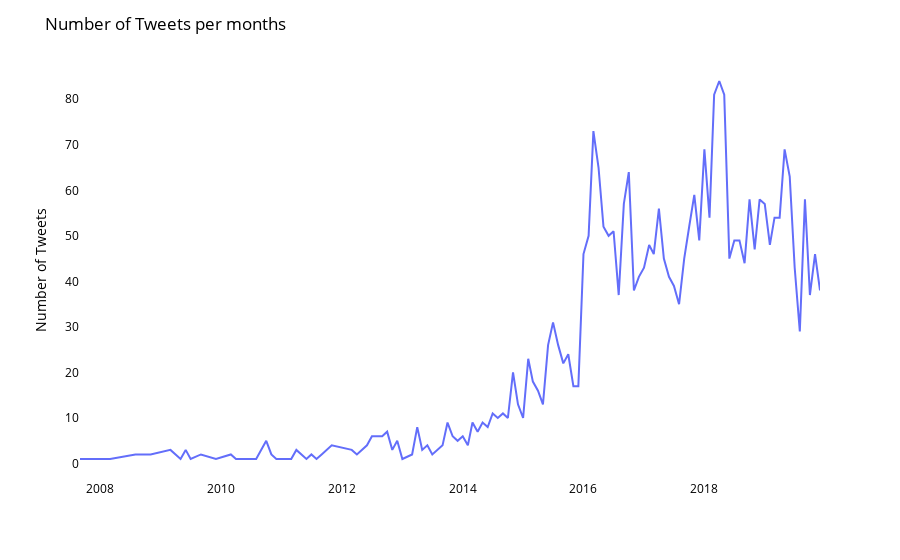

The code cell stored with this chart in its notebook:
### Code cell
# create a new column with the date in format: YYYY-MM
df['date_M'] = df['created_at'].apply(lambda x: x[:7])

fig = px.line(df.groupby('date_M').count(), 
              y=df.groupby('date_M').count()['author.name'].values, 
              x=df.groupby('date_M').count().index)
fig.update_layout(plot_bgcolor = "white")
fig.update_layout(
    title="Number of Tweets per months",
    xaxis_title="",
    yaxis_title="Number of Tweets",
    font=dict(
         size=12,
        color="Black"
    ),
    plot_bgcolor = "white"
)
fig.write_image('data/tweets_per_month.png')
fig.show()

### Figure 1 — Plotly figure (JSON) as saved in the notebook; plotly's stock layout.template omitted (floating-point values rounded to 4 significant figures)
{"data": [{"hovertemplate": "x=%{x}<br>y=%{y}<extra></extra>", "legendgroup": "", "line": {"color": "#636efa", "dash": "solid"}, "marker": {"symbol": "circle"}, "mode": "lines", "name": "", "orientation": "v", "showlegend": false, "type": "scatter", "x": ["2007-09", "2007-11", "2007-12", "2008-01", "2008-03", "2008-08", "2008-11", "2009-03", "2009-05", "2009-06", "2009-07", "2009-09", "2009-12", "2010-03", "2010-04", "2010-08", "2010-10", "2010-11", "2010-12", "2011-01", "2011-03", "2011-04", "2011-06", "2011-07", "2011-08", "2011-09", "2011-10", "2011-11", "2012-03", "2012-04", "2012-05", "2012-06", "2012-07", "2012-08", "2012-09", "2012-10", "2012-11", "2012-12", "2013-01", "2013-03", "2013-04", "2013-05", "2013-06", "2013-07", "2013-08", "2013-09", "2013-10", "2013-11", "2013-12", "2014-01", "2014-02", "2014-03", "2014-04", "2014-05", "2014-06", "2014-07", "2014-08", "2014-09", "2014-10", "2014-11", "2014-12", "2015-01", "2015-02", "2015-03", "2015-04", "2015-05", "2015-06", "2015-07", "2015-08", "2015-09", "2015-10", "2015-11", "2015-12", "2016-01", "2016-02", "2016-03", "2016-04", "2016-05", "2016-06", "2016-07", "2016-08", "2016-09", "2016-10", "2016-11", "2016-12", "2017-01", "2017-02", "2017-03", "2017-04", "2017-05", "2017-06", "2017-07", "2017-08", "2017-09", "2017-10", "2017-11", "2017-12", "2018-01", "2018-02", "2018-03", "2018-04", "2018-05", "2018-06", "2018-07", "2018-08", "2018-09", "2018-10", "2018-11", "2018-12", "2019-01", "2019-02", "2019-03", "2019-04", "2019-05", "2019-06", "2019-07", "2019-08", "2019-09", "2019-10", "2019-11", "2019-12"], "xaxis": "x", "y": [1, 1, 1, 1, 1, 2, 2, 3, 1, 3, 1, 2, 1, 2, 1, 1, 5, 2, 1, 1, 1, 3, 1, 2, 1, 2, 3, 4, 3, 2, 3, 4, 6, 6, 6, 7, 3, 5, 1, 2, 8, 3, 4, 2, 3, 4, 9, 6, 5, 6, 4, 9, 7, 9, 8, 11, 10, 11, 10, 20, 13, 10, 23, 18, 16, 13, 26, 31, 26, 22, 24, 17, 17, 46, 50, 73, 65, 52, 50, 51, 37, 57, 64, 38, 41, 43, 48, 46, 56, 45, 41, 39, 35, 45, 52, 59, 49, 69, 54, 81, 84, 81, 45, 49, 49, 44, 58, 47, 58, 57, 48, 54, 54, 69, 63, 43, 29, 58, 37, 46, 38], "yaxis": "y"}], "layout": {"font": {"color": "Black", "size": 12}, "legend": {"tracegroupgap": 0}, "margin": {"t": 60}, "plot_bgcolor": "white", "title": {"text": "Number of Tweets per months"}, "xaxis": {"anchor": "y", "domain": [0, 1], "title": {"text": ""}}, "yaxis": {"anchor": "x", "domain": [0, 1], "title": {"text": "Number of Tweets"}}}}
